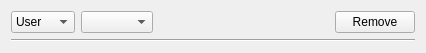
<?xml version="1.0" encoding="UTF-8"?>
<ui version="4.0">
 <class>IdentityWidget</class>
 <widget class="QWidget" name="IdentityWidget">
  <property name="geometry">
   <rect>
    <x>0</x>
    <y>0</y>
    <width>426</width>
    <height>42</height>
   </rect>
  </property>
  <layout class="QVBoxLayout" name="verticalLayout">
   <item>
    <layout class="QHBoxLayout" name="horizontalLayout">
     <item>
      <widget class="QComboBox" name="identityTypeBox">
       <item>
        <property name="text">
         <string>User</string>
        </property>
       </item>
       <item>
        <property name="text">
         <string>Group</string>
        </property>
       </item>
      </widget>
     </item>
     <item>
      <widget class="QComboBox" name="identityNameBox"/>
     </item>
     <item>
      <spacer name="horizontalSpacer">
       <property name="orientation">
        <enum>Qt::Horizontal</enum>
       </property>
       <property name="sizeHint" stdset="0">
        <size>
         <width>192</width>
         <height>20</height>
        </size>
       </property>
      </spacer>
     </item>
     <item>
      <widget class="QPushButton" name="removeButton">
       <property name="text">
        <string>Remove</string>
       </property>
      </widget>
     </item>
    </layout>
   </item>
   <item>
    <widget class="Line" name="line">
     <property name="orientation">
      <enum>Qt::Horizontal</enum>
     </property>
    </widget>
   </item>
  </layout>
 </widget>
 <resources/>
 <connections/>
</ui>
